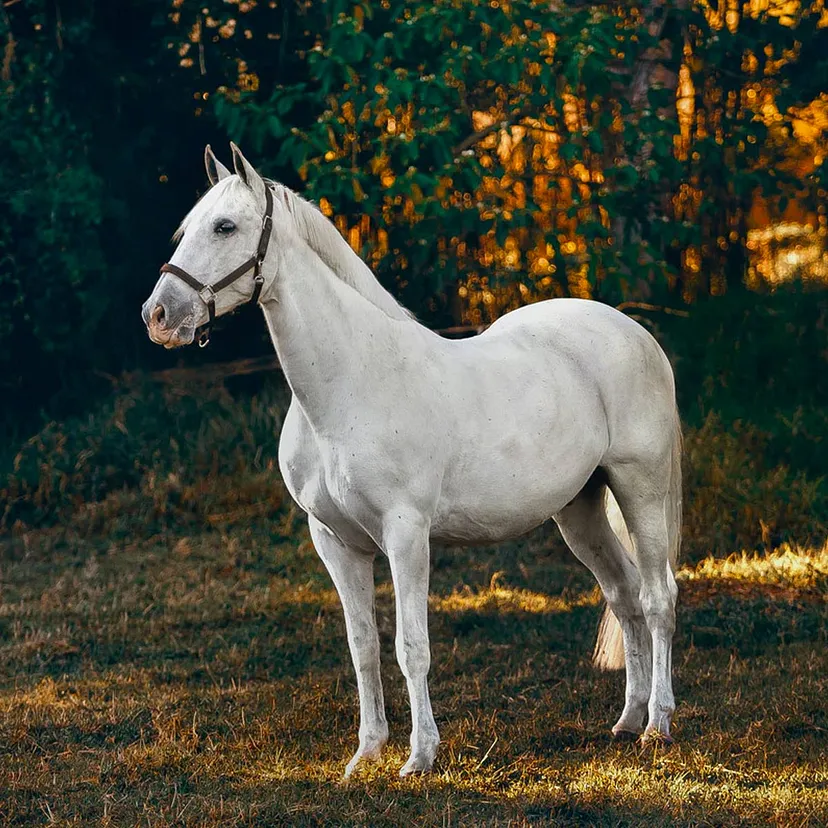
#> input picture image/horse.webp, 828 x 828 px
$ python 'Image Resizing.py'
#> lines starting #> are read from the running program, lines starting #| are printed output that depends on the picture
import cv2
image=cv2.imread("image/horse.webp",cv2.IMREAD_COLOR)
#> image is the input picture: shape (828, 828, 3); mean B, G, R 59.5, 73.7, 72.3
resized=cv2.resize(image,(300,300))
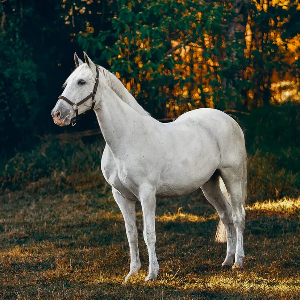
#> resized: shape (300, 300, 3); mean B, G, R 59.4, 73.6, 72.2

cv2.imshow("Resized Image",resized)
cv2.waitKey(0)
cv2.destroyAllWindows()
